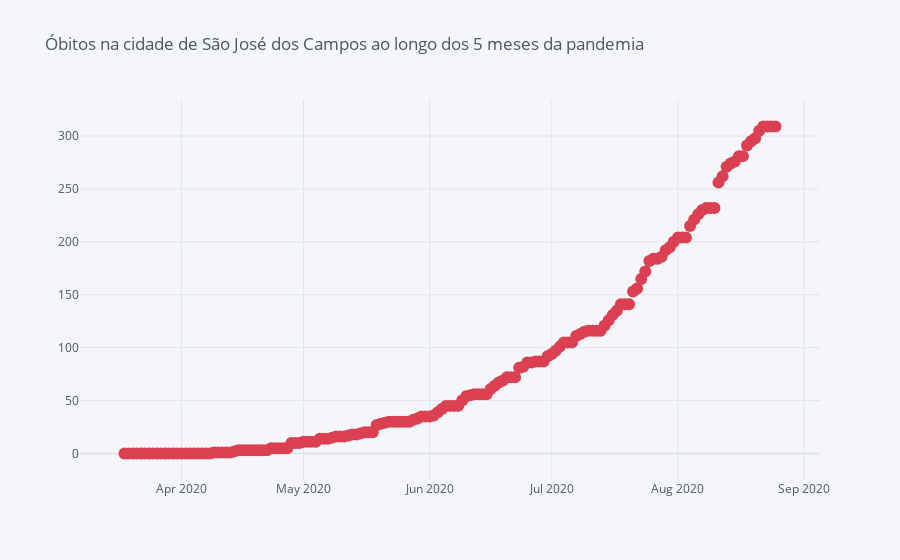

Notebook cell for this chart:
### Code cell
df_sjc.iplot(kind='scatter', x='date', y='last_available_deaths', title='Óbitos na cidade de São José dos Campos ao longo dos 5 meses da pandemia', color='red', mode='markers')

### Figure 1 — Plotly figure (JSON) as saved in the notebook; plotly's stock layout.template omitted (floating-point values rounded to 4 significant figures; data arrays with more than 128 entries replaced by an {"elided": "..."} marker saying what was removed)
{"data": [{"line": {"color": "rgba(219, 64, 82, 1.0)", "dash": "solid", "shape": "linear", "width": 1.3}, "marker": {"size": 12, "symbol": "circle"}, "mode": "markers", "name": "last_available_deaths", "text": "", "type": "scatter", "x": {"elided": "161 str values"}, "y": {"elided": "161 int values"}}], "layout": {"legend": {"bgcolor": "#F5F6F9", "font": {"color": "#4D5663"}}, "paper_bgcolor": "#F5F6F9", "plot_bgcolor": "#F5F6F9", "title": {"font": {"color": "#4D5663"}, "text": "Óbitos na cidade de São José dos Campos ao longo dos 5 meses da pandemia"}, "xaxis": {"gridcolor": "#E1E5ED", "showgrid": true, "tickfont": {"color": "#4D5663"}, "title": {"font": {"color": "#4D5663"}, "text": ""}, "zerolinecolor": "#E1E5ED"}, "yaxis": {"gridcolor": "#E1E5ED", "showgrid": true, "tickfont": {"color": "#4D5663"}, "title": {"font": {"color": "#4D5663"}, "text": ""}, "zerolinecolor": "#E1E5ED"}}}
